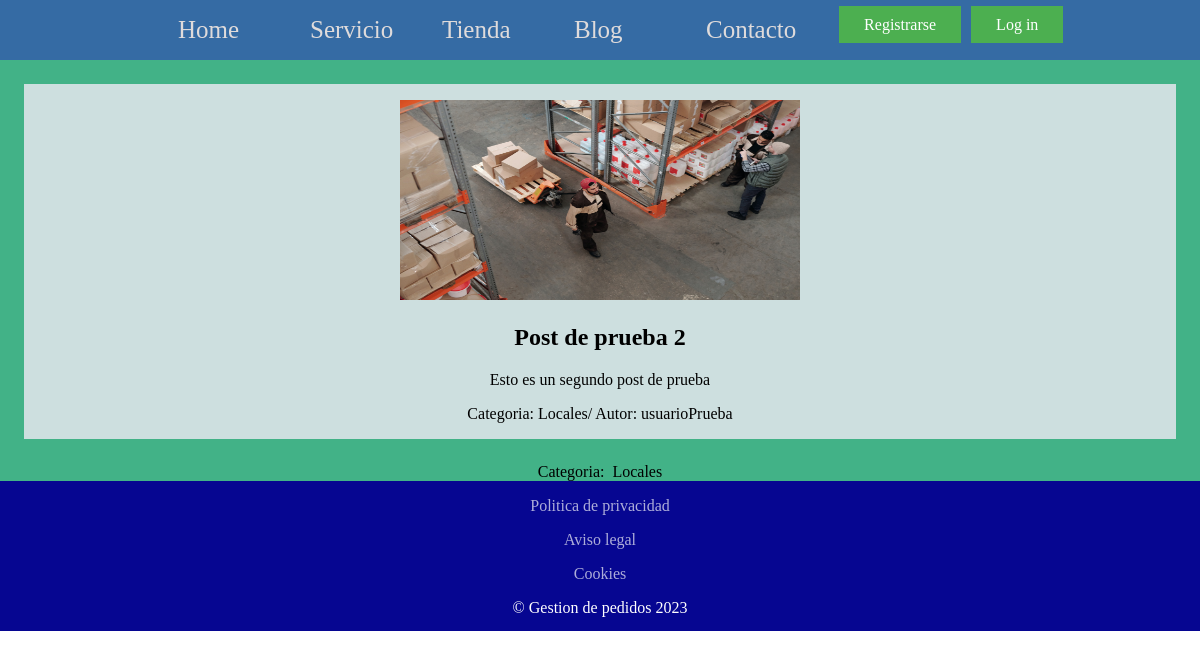
The page /blog/categoria/3/ on the database as committed earlier.
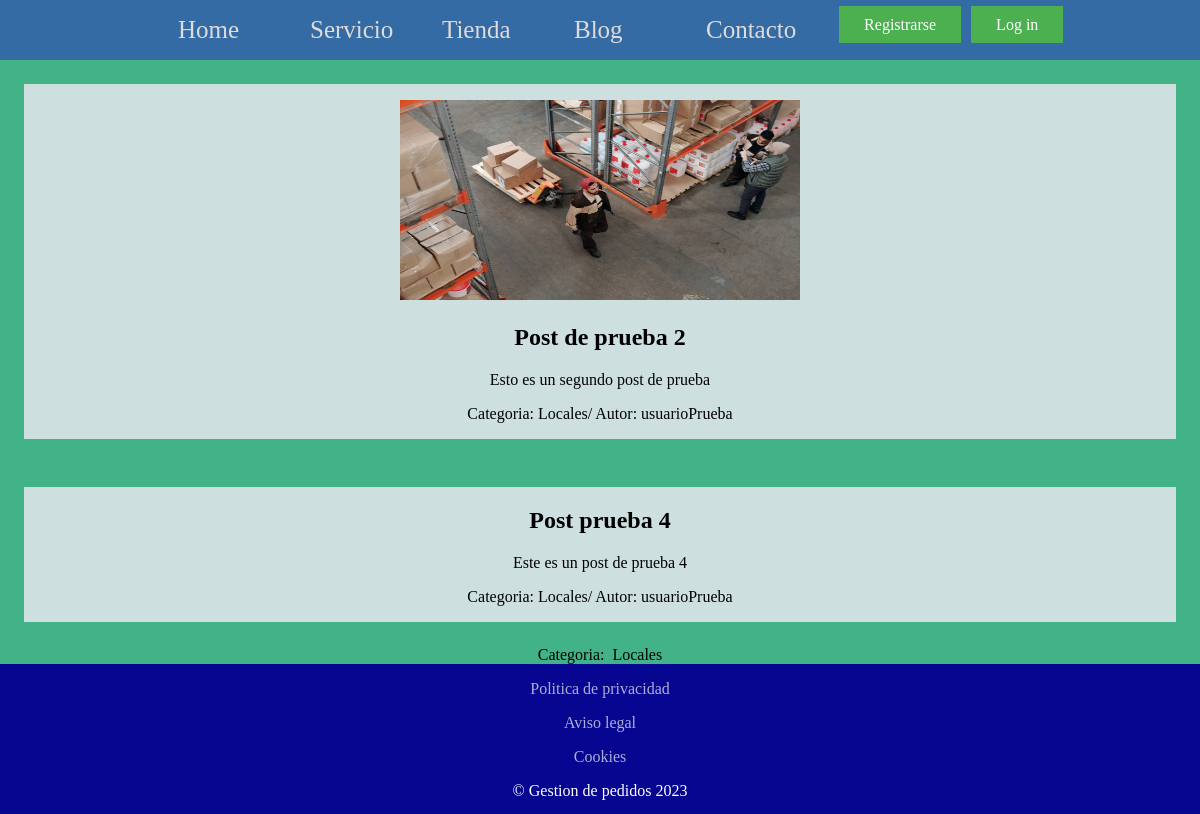
The same page on the database as committed later.
### blog/models.py (models this page shows)
class Post(models.Model):
    imagen = models.ImageField(upload_to='post',null=True, blank=True)
    titulo= models.CharField(max_length=50)
    contenido= models.TextField(max_length=200)
    autor = models.ForeignKey(User,on_delete=models.CASCADE)
    categoria= models.ManyToManyField(Categoria)
    class Meta:
        verbose_name='post'
        verbose_name_plural='posts'

class Categoria(models.Model):
    nombre = models.CharField(max_length=50)
    create = models.DateTimeField(auto_now_add=True)
    update = models.DateTimeField(auto_now_add=True)
    class Meta:
        verbose_name='categoria'
        verbose_name_plural='categorias'
    def __str__(self) -> str:
        return self.nombre

### blog/views.py (the view)
# urls.py: path('categoria/<categoria_id>/', views.Categorias, name='categoria'),
def Categorias(request,categoria_id):
    categoria=Categoria.objects.get(id=categoria_id)
    posts = Post.objects.filter(categoria=categoria)
    return render(request, 'categorias.html', {'categoria':categoria, 'posts':posts})

### carro/context_processors.py (called while the page is built)
def importeTotalCarro(request):
    carro=Carro(request)
    total=0
    for key, value in request.session['carro'].items():
        total = total+(float(value['precio']))
    return {'Importe_total':total}

### blog/Template/categorias.html
{%extends 'header/base.html'%}
{%load static %}
{%block content%}
<link rel="stylesheet" href="{%static 'styleBlog.css'%}">
<section class="contenedor">
    {% for post in posts%}
    <div class="content-list">
        <ul style="margin: 0; padding: 0;">
            {%if post.imagen%}
                <li><p style="color: black;"><img src="{{post.imagen.url}}" alt="" width="400px" height="200px"></p></li>
            {%endif%}
            <li><h2>{{post.titulo}}</h2></li>
            <li><p>{{post.contenido}}</p></li>
            <li><p>Categoria: {%for categoria in post.categoria.all%}{{categoria}}{%endfor%}/ Autor: {{post.autor}}</p></li>
        </ul>
    </div>
    {%endfor%}
    <div style="width: auto; margin: auto;">
        Categoria: &nbsp;<p style="margin: 0; display: inline;">{{categoria.nombre}}</p>
    </div>
</section>
{%endblock%}

### ProyectoWebApp/Template/header/base.html (shortened to what this page needs)
{% load static %}
<!DOCTYPE html>
<html lang="en">
<head>
    <link rel="stylesheet" href="{% static 'styleHeader/style.css' %}">
</head>
<body >
    <header >
        <nav class="nav-container">
            <ul>
                <li ><a href="{%url 'home'%}" class="nav">Home</li></a>
                <li ><a href="{%url 'servicio'%}" class="nav">Servicio</li></a>
                <li ><a href="{%url 'tienda'%}" class="nav">Tienda</li></a>
                <li ><a href="{%url 'blog'%}" class="nav">Blog</li></a>
                <li ><a href="{%url 'contacto'%}" class="nav">Contacto</li></a>
                {%if user.is_authenticated %}
                    <p>Bienvenido, {{user.username}}! </p>
                    <li><a href="{%url 'logout'%}" class="nav-user"> Log out</a></li>
                {%else%}
                    <div style="display: block; float: right;">
                        <li><a href="{%url 'Authentication'%}" class="nav-user">Registrarse</a></li>
                        <li><a href="{%url 'login'%}" class="nav-user">Log in</a></li>
                    </div>
                {%endif%}
            </ul>
        </nav>
    </header>
    {%block content%}{%endblock%}
    <footer>
        <div class="container">
            <ul>
                <li><a href="#" class="nav-link">Politica de privacidad</a></li>
                <li><a href="#" class="nav-link">Aviso legal</a></li>
                <li><a href="#" class="nav-link">Cookies</a></li>
                <li style="color: white;">© Gestion de pedidos 2023</li>
            </ul>
        </div>
    </footer>
</body>
</html>

### ProyectoWebApp/static/styleHeader/style.css (style rules this page uses)
header { position: sticky; }
.nav-container { height: 30%; width: auto; background-color: rgb(53, 107, 164); display: flex; position: sticky; flex-wrap: wrap; min-width: 250px; justify-content: center; align-items: center; }
.nav-container ul { list-style-type: none; }
.nav-container li { list-style: none; float: left; width: 7em; margin-left: 20px; }
li a.nav { flex: 1; text-decoration: none; font-size: 25px; color: rgb(223, 219, 219); }
li a.nav-user { background-color: #4CAF50; border: none; color: white; margin: 1%; padding: 10px 25px; text-align: center; text-decoration: none; font-size: 16px; transition-duration: 0.4s; }
.container { height: 150px; width: auto; background: rgb(6, 6, 145); }
.container ul { margin: 0; padding:0; }
.container li { padding-top: 1em; text-align: center; list-style-type:none; width:auto; }
a.nav-link { text-decoration: none; color: rgba(251, 251, 251, 0.687); }

### blog/static/styleBlog.css (style rules this page uses)
body { margin: 0%; padding: 0%; }
.contenedor { display: flex; flex-wrap: wrap; flex-direction: column; background: rgb(66, 178, 135); }
.content-list { margin: 2%; background: rgba(218, 228, 231, 0.912); width: auto; text-align: center; }
.content-list ul { margin: 0; list-style-type: none; }

Rows that differ between the two databases and show on the page:
added Post: titulo "Post prueba 4", contenido "Este es un post de prueba 4", autor "usuarioPrueba", Categoria (nombre "Locales")
